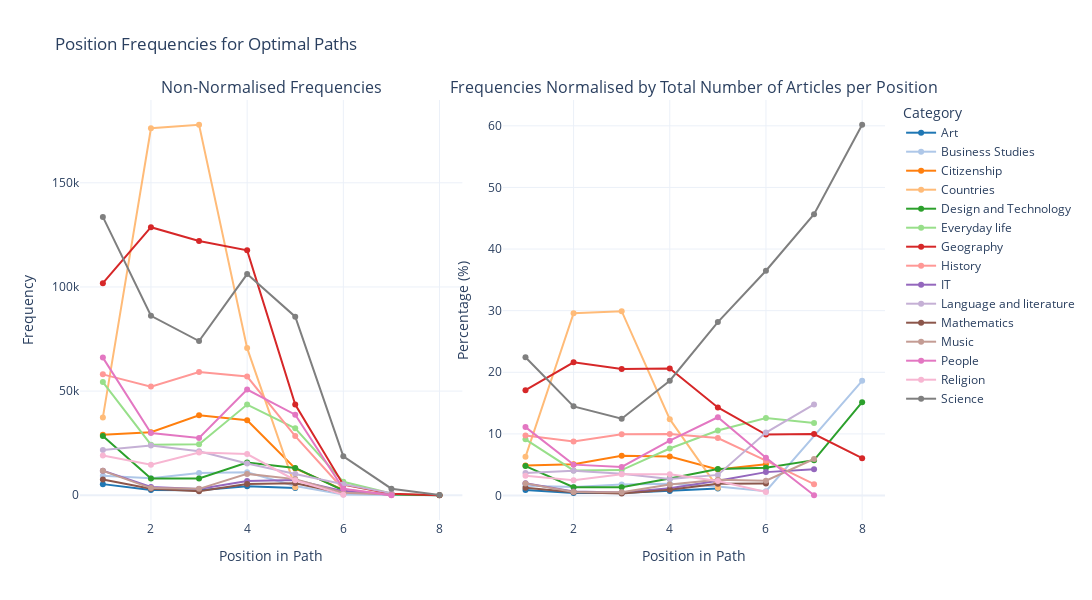

The code cell stored with this chart in its notebook:
### Code cell
#TODO: do we keep that?
opt_paths = analyze_categories_paths(optimal_paths, df_categories_filtered, users=False, omit_loops=False)
df_position_opt_data = get_position_frequencies(opt_paths, max_position=15)
plot_position_line(df_position_opt_data, df_article, title="Position Frequencies for Optimal Paths")

### Figure 1 — Plotly figure (JSON) as saved in the notebook; plotly's stock layout.template omitted (floating-point values rounded to 4 significant figures)
{"data": [{"line": {"color": "rgb(31.0,119.0,180.0)"}, "mode": "lines+markers", "name": "Art", "type": "scatter", "x": [1, 2, 3, 4, 5], "xaxis": "x", "y": [5340, 2521, 2402, 4286, 3495], "yaxis": "y"}, {"line": {"color": "rgb(174.0,199.0,232.0)"}, "mode": "lines+markers", "name": "Business Studies", "type": "scatter", "x": [1, 2, 3, 4, 5, 6, 8], "xaxis": "x", "y": [9382, 8206, 10728, 10987, 4457, 355, 43], "yaxis": "y"}, {"line": {"color": "rgb(255.0,127.0,14.0)"}, "mode": "lines+markers", "name": "Citizenship", "type": "scatter", "x": [1, 2, 3, 4, 5, 6], "xaxis": "x", "y": [29073, 30288, 38417, 36012, 12895, 2610], "yaxis": "y"}, {"line": {"color": "rgb(255.0,187.0,120.0)"}, "mode": "lines+markers", "name": "Countries", "type": "scatter", "x": [1, 2, 3, 4, 5], "xaxis": "x", "y": [37351, 176178, 177866, 70638, 3872], "yaxis": "y"}, {"line": {"color": "rgb(44.0,160.0,44.0)"}, "mode": "lines+markers", "name": "Design and Technology", "type": "scatter", "x": [1, 2, 3, 4, 5, 6, 7, 8], "xaxis": "x", "y": [28463, 8013, 8081, 15691, 13131, 2309, 395, 35], "yaxis": "y"}, {"line": {"color": "rgb(152.0,223.0,138.0)"}, "mode": "lines+markers", "name": "Everyday life", "type": "scatter", "x": [1, 2, 3, 4, 5, 6, 7], "xaxis": "x", "y": [54330, 24259, 24533, 43523, 32159, 6460, 810], "yaxis": "y"}, {"line": {"color": "rgb(214.0,39.0,40.0)"}, "mode": "lines+markers", "name": "Geography", "type": "scatter", "x": [1, 2, 3, 4, 5, 6, 7, 8], "xaxis": "x", "y": [101816, 128692, 122091, 117562, 43540, 5073, 687, 14], "yaxis": "y"}, {"line": {"color": "rgb(255.0,152.0,150.0)"}, "mode": "lines+markers", "name": "History", "type": "scatter", "x": [1, 2, 3, 4, 5, 6, 7], "xaxis": "x", "y": [58034, 52150, 59125, 56972, 28423, 2903, 127], "yaxis": "y"}, {"line": {"color": "rgb(148.0,103.0,189.0)"}, "mode": "lines+markers", "name": "IT", "type": "scatter", "x": [1, 2, 3, 4, 5, 6, 7], "xaxis": "x", "y": [11804, 3944, 3007, 6789, 7268, 1948, 294], "yaxis": "y"}, {"line": {"color": "rgb(197.0,176.0,213.0)"}, "mode": "lines+markers", "name": "Language and literature", "type": "scatter", "x": [1, 2, 3, 4, 5, 6, 7], "xaxis": "x", "y": [21723, 23831, 21106, 15241, 10196, 5238, 1019], "yaxis": "y"}, {"line": {"color": "rgb(140.0,86.0,75.0)"}, "mode": "lines+markers", "name": "Mathematics", "type": "scatter", "x": [1, 2, 3, 4, 5, 6], "xaxis": "x", "y": [7581, 3168, 1950, 5431, 5794, 1005], "yaxis": "y"}, {"line": {"color": "rgb(196.0,156.0,148.0)"}, "mode": "lines+markers", "name": "Music", "type": "scatter", "x": [1, 2, 3, 4, 5, 6, 7], "xaxis": "x", "y": [11719, 3440, 3080, 10258, 7748, 1237, 408], "yaxis": "y"}, {"line": {"color": "rgb(227.0,119.0,194.0)"}, "mode": "lines+markers", "name": "People", "type": "scatter", "x": [1, 2, 3, 4, 5, 6, 7], "xaxis": "x", "y": [66090, 29852, 27539, 50734, 38680, 3146, 3], "yaxis": "y"}, {"line": {"color": "rgb(247.0,182.0,210.0)"}, "mode": "lines+markers", "name": "Religion", "type": "scatter", "x": [1, 2, 3, 4, 5, 6], "xaxis": "x", "y": [19062, 14696, 20560, 19751, 7209, 297], "yaxis": "y"}, {"line": {"color": "rgb(127.0,127.0,127.0)"}, "mode": "lines+markers", "name": "Science", "type": "scatter", "x": [1, 2, 3, 4, 5, 6, 7, 8], "xaxis": "x", "y": [133636, 86166, 74043, 106177, 85726, 18709, 3146, 139], "yaxis": "y"}, {"line": {"color": "rgb(31.0,119.0,180.0)"}, "mode": "lines+markers", "name": "Art", "showlegend": false, "type": "scatter", "x": [1, 2, 3, 4, 5], "xaxis": "x2", "y": [0.8969, 0.4234, 0.404, 0.7519, 1.147], "yaxis": "y2"}, {"line": {"color": "rgb(174.0,199.0,232.0)"}, "mode": "lines+markers", "name": "Business Studies", "showlegend": false, "type": "scatter", "x": [1, 2, 3, 4, 5, 6, 8], "xaxis": "x2", "y": [1.576, 1.378, 1.804, 1.927, 1.463, 0.6921, 18.61], "yaxis": "y2"}, {"line": {"color": "rgb(255.0,127.0,14.0)"}, "mode": "lines+markers", "name": "Citizenship", "showlegend": false, "type": "scatter", "x": [1, 2, 3, 4, 5, 6], "xaxis": "x2", "y": [4.883, 5.087, 6.462, 6.317, 4.234, 5.089], "yaxis": "y2"}, {"line": {"color": "rgb(255.0,187.0,120.0)"}, "mode": "lines+markers", "name": "Countries", "showlegend": false, "type": "scatter", "x": [1, 2, 3, 4, 5], "xaxis": "x2", "y": [6.273, 29.59, 29.92, 12.39, 1.271], "yaxis": "y2"}, {"line": {"color": "rgb(44.0,160.0,44.0)"}, "mode": "lines+markers", "name": "Design and Technology", "showlegend": false, "type": "scatter", "x": [1, 2, 3, 4, 5, 6, 7, 8], "xaxis": "x2", "y": [4.78, 1.346, 1.359, 2.753, 4.311, 4.502, 5.734, 15.15], "yaxis": "y2"}, {"line": {"color": "rgb(152.0,223.0,138.0)"}, "mode": "lines+markers", "name": "Everyday life", "showlegend": false, "type": "scatter", "x": [1, 2, 3, 4, 5, 6, 7], "xaxis": "x2", "y": [9.125, 4.074, 4.126, 7.635, 10.56, 12.6, 11.76], "yaxis": "y2"}, {"line": {"color": "rgb(214.0,39.0,40.0)"}, "mode": "lines+markers", "name": "Geography", "showlegend": false, "type": "scatter", "x": [1, 2, 3, 4, 5, 6, 7, 8], "xaxis": "x2", "y": [17.1, 21.61, 20.54, 20.62, 14.29, 9.891, 9.972, 6.061], "yaxis": "y2"}, {"line": {"color": "rgb(255.0,152.0,150.0)"}, "mode": "lines+markers", "name": "History", "showlegend": false, "type": "scatter", "x": [1, 2, 3, 4, 5, 6, 7], "xaxis": "x2", "y": [9.747, 8.759, 9.945, 9.994, 9.331, 5.66, 1.844], "yaxis": "y2"}, {"line": {"color": "rgb(148.0,103.0,189.0)"}, "mode": "lines+markers", "name": "IT", "showlegend": false, "type": "scatter", "x": [1, 2, 3, 4, 5, 6, 7], "xaxis": "x2", "y": [1.983, 0.6624, 0.5058, 1.191, 2.386, 3.798, 4.268], "yaxis": "y2"}, {"line": {"color": "rgb(197.0,176.0,213.0)"}, "mode": "lines+markers", "name": "Language and literature", "showlegend": false, "type": "scatter", "x": [1, 2, 3, 4, 5, 6, 7], "xaxis": "x2", "y": [3.648, 4.002, 3.55, 2.674, 3.347, 10.21, 14.79], "yaxis": "y2"}, {"line": {"color": "rgb(140.0,86.0,75.0)"}, "mode": "lines+markers", "name": "Mathematics", "showlegend": false, "type": "scatter", "x": [1, 2, 3, 4, 5, 6], "xaxis": "x2", "y": [1.273, 0.5321, 0.328, 0.9527, 1.902, 1.959], "yaxis": "y2"}, {"line": {"color": "rgb(196.0,156.0,148.0)"}, "mode": "lines+markers", "name": "Music", "showlegend": false, "type": "scatter", "x": [1, 2, 3, 4, 5, 6, 7], "xaxis": "x2", "y": [1.968, 0.5778, 0.5181, 1.799, 2.544, 2.412, 5.922], "yaxis": "y2"}, {"line": {"color": "rgb(227.0,119.0,194.0)"}, "mode": "lines+markers", "name": "People", "showlegend": false, "type": "scatter", "x": [1, 2, 3, 4, 5, 6, 7], "xaxis": "x2", "y": [11.1, 5.014, 4.632, 8.9, 12.7, 6.134, 0.04355], "yaxis": "y2"}, {"line": {"color": "rgb(247.0,182.0,210.0)"}, "mode": "lines+markers", "name": "Religion", "showlegend": false, "type": "scatter", "x": [1, 2, 3, 4, 5, 6], "xaxis": "x2", "y": [3.202, 2.468, 3.458, 3.465, 2.367, 0.5791], "yaxis": "y2"}, {"line": {"color": "rgb(127.0,127.0,127.0)"}, "mode": "lines+markers", "name": "Science", "showlegend": false, "type": "scatter", "x": [1, 2, 3, 4, 5, 6, 7, 8], "xaxis": "x2", "y": [22.44, 14.47, 12.45, 18.63, 28.14, 36.48, 45.67, 60.17], "yaxis": "y2"}], "layout": {"annotations": [{"font": {"size": 16}, "showarrow": false, "text": "Non-Normalised Frequencies", "x": 0.2375, "xanchor": "center", "xref": "paper", "y": 1, "yanchor": "bottom", "yref": "paper"}, {"font": {"size": 16}, "showarrow": false, "text": "Frequencies Normalised by Total Number of Articles per Position", "x": 0.7625, "xanchor": "center", "xref": "paper", "y": 1, "yanchor": "bottom", "yref": "paper"}], "height": 600, "legend": {"title": {"text": "Category"}}, "title": {"text": "Position Frequencies for Optimal Paths"}, "width": 1200, "xaxis": {"anchor": "y", "domain": [0, 0.475], "title": {"text": "Position in Path"}}, "xaxis2": {"anchor": "y2", "domain": [0.525, 1], "title": {"text": "Position in Path"}}, "yaxis": {"anchor": "x", "domain": [0, 1], "title": {"text": "Frequency"}}, "yaxis2": {"anchor": "x2", "domain": [0, 1], "title": {"text": "Percentage (%)"}}}}
